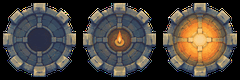
#> input picture examples/lantern-reach/assets/art/beacons.png, 240 x 80 px
$ python -i art_proofs.py   (imports and definitions only)
#> lines starting #> are read from the running program, lines starting #| are printed output that depends on the picture
"""Render the field guide at the logical pixel sizes used by MarshView and Crowd."""
import argparse
import json
import math
from functools import lru_cache
from pathlib import Path

import numpy as np
from PIL import Image, ImageDraw, ImageFont

GAME = Path(__file__).resolve().parents[1]
ART = GAME / "assets/art"
# [1 line that did not run here, left out]
# [1 line that did not run here, left out]
# [1 line that did not run here, left out]
STRUCTURES = ("Lamp", "Wall", "Harpoon", "Brazier", "Bell", "Salvage rig")
BONE, TEAL, MARSH = "#efe6d2", "#afc0be", "#2e3a4a"
VIEW = (435, 234)


@lru_cache
def atlas(name):
    return Image.open(ART / (name + ".png")).convert("RGBA")


# [26 lines left out: functions stamp, creature, not called in this run]


def ground(scene):
    for y in range(VIEW[1] // 13):
        for x in range(VIEW[0] // 15):
            band = 0 if y < 2 else 1 if y < 4 else 2 if y < 7 else 4 if y < 10 else 6
            if any(mx <= x < mx + w and my <= y < my + h for mx, my, w, h in STATION["marsh"]):
                band = 3
            if y >= 5 and x % 16 < 2:
                band = 5
            if (x, y) in ((4, 7), (11, 7), (18, 7)):
                band = 7
            variant = 2 if y in (2, 4, 7, 10) else (x * 7 + y * 5) % 2
            stamp(scene, "tiles", band * 3 + variant, x * 15 + 7.5, y * 13 + 6.5, 15, 13)


# [35 lines left out: functions murk, sample, not called in this run]


def label(draw, xy, message, size=14, colour=BONE):
    draw.text(xy, message, fill=colour, font=ImageFont.load_default(size=size))


# [43 lines left out: functions comparison, silhouettes, not called in this run]


# [7 lines not run here, left out]

>>> import cv2
>>> picture = cv2.imread('../assets/art/beacons.png', cv2.IMREAD_GRAYSCALE)
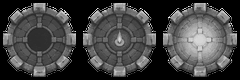
#> picture: shape (80, 240); min 0, max 238, mean 66.6
#> (the run stopped early here; a loop or call above may not have finished)

$ run again, on examples/lantern-reach/assets/art/effects.png
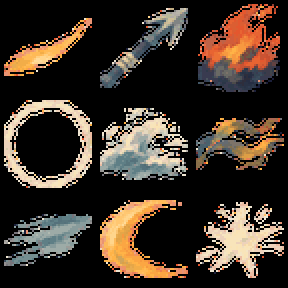
#> input picture examples/lantern-reach/assets/art/effects.png, 144 x 144 px (shown 2 times larger)
#> `picture = cv2.imread('../assets/art/beacons.png', cv2.IMREAD_GRAYSCALE)`:
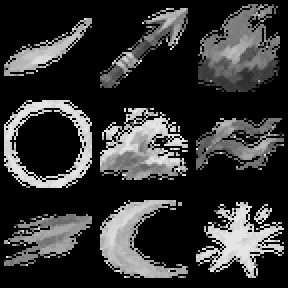
#> picture: shape (144, 144) (shown 2 times larger); min 0, max 230, mean 52.2

$ run again, on examples/lantern-reach/assets/art/lurker.png
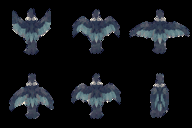
#> input picture examples/lantern-reach/assets/art/lurker.png, 192 x 128 px
#> `picture = cv2.imread('../assets/art/beacons.png', cv2.IMREAD_GRAYSCALE)`:
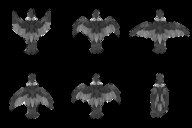
#> picture: shape (128, 192); min 0, max 230, mean 20.5
